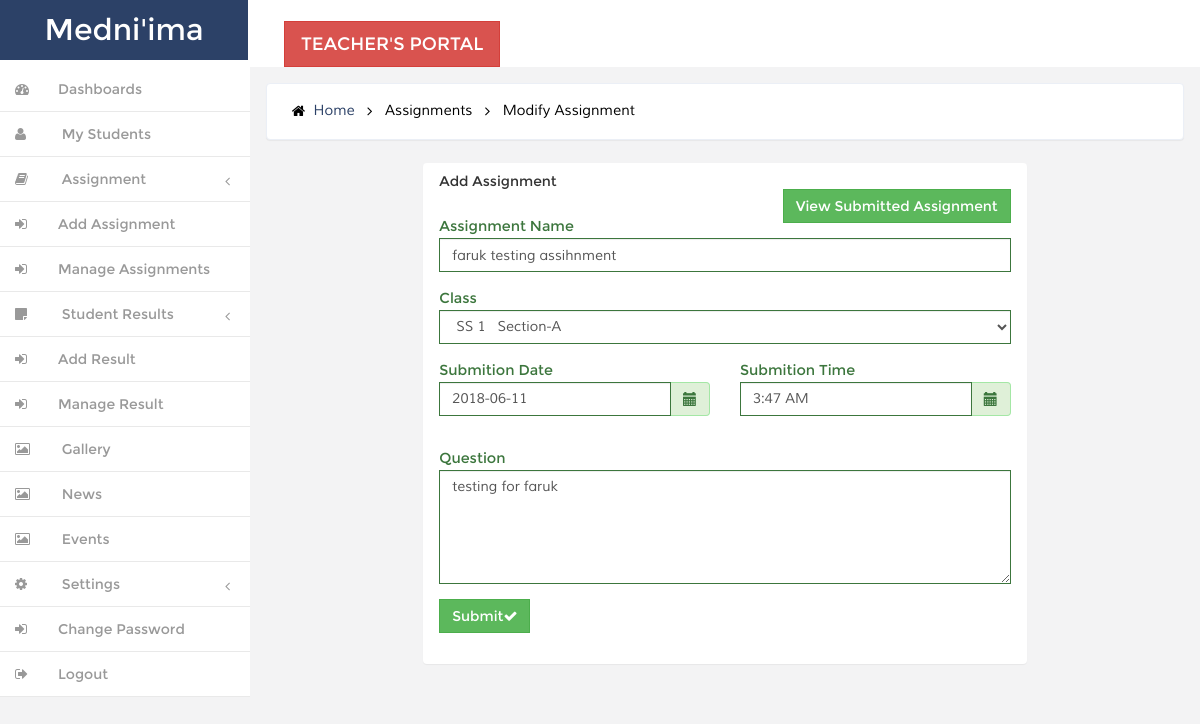
Page /staff/edit-assignment.php?asid=1 (signed in) on the committed database.
### tables this page shows
CREATE TABLE IF NOT EXISTS `tblassignment` (
  `id` int(11) NOT NULL,
  `name` varchar(250) NOT NULL,
  `teacher_id` int(11) NOT NULL,
  `class_id` int(11) NOT NULL,
  `subject_id` int(11) NOT NULL,
  `question` text NOT NULL,
  `dead_line_date` date NOT NULL,
  `dead_line_time` varchar(20) NOT NULL,
  `created_date` datetime NOT NULL,
  `status` enum('0','1') NOT NULL DEFAULT '1',
  `lastupdate` timestamp NOT NULL DEFAULT CURRENT_TIMESTAMP ON UPDATE CURRENT_TIMESTAMP
);

CREATE TABLE IF NOT EXISTS `tblclasses` (
  `id` int(11) NOT NULL,
  `ClassName` varchar(80) DEFAULT NULL,
  `ClassNameNumeric` enum('1','2','3') NOT NULL,
  `Section` varchar(5) NOT NULL,
  `CreationDate` timestamp NOT NULL DEFAULT CURRENT_TIMESTAMP,
  `UpdationDate` timestamp NOT NULL DEFAULT '0000-00-00 00:00:00' ON UPDATE CURRENT_TIMESTAMP
);

### staff/edit-assignment.php (the view, shortened to what this page needs)
<?php
include 'engine/tophead.php';
if(isset($_GET['asid']))
{
$asid=intval($_GET['asid']);
$query  =  $db->query("SELECT tblassignment.*,tblclasses.ClassName,tblclasses.Section,tblclasses.id,tblsubjects.id as subid,tblsubjects.SubjectName from tblassignment join tblclasses on tblclasses.id=tblassignment.class_id join tblsubjects on tblsubjects.id = tblassignment.subject_id where tblassignment.id='$asid'");
if($query->num_rows > 0){
$edit_result = $query->fetch_object();
?>
		     <div class="banner">
		    	<h2>
				<a href="index.php"><i class="fa fa-home"></i> Home</a>
				<i class="fa fa-angle-right"></i>
                <span>Assignments</span>
                <i class="fa fa-angle-right"></i>
				<span>Modify Assignment</span>
				</h2>
		    </div>
        <br>
    <body class="top-navbar-fixed">
        <div class="main-wrapper">
            <div class="content-wrapper">
                <div class="content-container">
                    <div class="main-page">
                        <section class="section">
                            <div class="container-fluid">
                                <div class="row">
                                    <div class="col-md-8 col-md-offset-2">
                                        <div class="panel">
                                            <div class="panel-heading">
                                                <div class="panel-title">
                                                    <h5>Add Assignment</h5>
                                                     <div class="pull-right">
                                                           <a href="submitted-assignment.php?asid=<?php echo $asid;?>" class="btn btn-success btn-labeled">View Submitted Assignment<span class="btn-label btn-label-right"></span></a>
                                                    </div>
                                                </div>
                                            </div>
                                            <div class="panel-body">
                                                <form method="post">
                                                    <div class="form-group has-success">
                                                        <label for="success" class="control-label">Assignment Name</label>
                                                		<div class="">
                                                			<input type="text" name="name" value="<?php echo htmlentities($edit_result->name);?>"class="form-control" required id="success" onFocus="getsubject(<?php echo htmlentities($edit_result->class_id);?>);">
                                                		</div>
                                                	</div>
<div class="form-group has-success">
<label for="default" class="control-label">Class</label>
 <select name="class" class="form-control classid" id="classid" onChange="getsubject(this.value);" required="required">
<option value="<?php echo htmlentities($edit_result->class_id);?>"><?php echo htmlentities($edit_result->ClassName);?> &nbsp; Section-<?php echo htmlentities($edit_result->Section); ?></option>
 </select>
 </div>
  <div class="row">
  <div class="col-md-6">
  <div class="form-group has-success">
                                                    <label for="success-date" class="control-label">Submition Date</label>
                <div class='input-group date' id='datetimepicker1'>
                    <input type='text' name="date" value="<?php echo htmlentities($edit_result->dead_line_date);?>" class="form-control" required class="form-control" />
                    <span class="input-group-addon">
                        <span class="glyphicon glyphicon-calendar"></span>
                    </span>
                </div>
            </div>
            </div>
            <div class="col-md-6">
            <div class="form-group has-success">
                                                    <label for="success-date" class="control-label">Submition Time</label>
                <div class='input-group date' id='datetimepicker2'>
                    <input type='text' name="time" value="<?php echo htmlentities($edit_result->dead_line_time);?>" class="form-control" required class="form-control" />
                    <span class="input-group-addon">
                        <span class="glyphicon glyphicon-calendar"></span>
                    </span>
                </div>
            </div>
            </div>
            </div>
                                                     <div class="form-group has-success">
                                                        <label for="success" class="control-label">Question</label>
                                                        <div class="">
                                                        <textarea rows="5" cols="4" name="question" class="form-control" required id="success"><?php echo htmlentities($edit_result->question);?></textarea>
                                                        </div>
                                                    </div>
  <div class="form-group has-success">
                                                        <div class="">
                                                           <button type="submit" name="submit" class="btn btn-success btn-labeled">Submit<span class="btn-label btn-label-right"><i class="fa fa-check"></i></span></button>
                                                    </div>
                                                </form>
                                            </div>
                                        </div>
                                    </div>
                                </div>
                            </div>
                        </section>
                    </div>
                </div>
            </div>
        </div>
    </body>
</html>
<?php }}else{
}?>

### res/css/style.css (style rules this page uses)
h4, h5, h6, h1, h2, h3 { margin: 0; }
ul, ol { margin: 0;padding: 0; }
html, body { font-family:'Montserrat-Regular'; font-size: 100%; background:#F3F3F4; overflow-x: hidden; }
body a { transition:0.5s all; -webkit-transition:0.5s all; -moz-transition:0.5s all; -o-transition:0.5s all; -ms-transition:0.5s all; }
div#wrapper { background-color: #fff; }
.navbar-default.sidebar { background-color: #fff; }
h1 a.navbar-brand { color: #fff !important; font-size: 30px; font-weight: 500; padding: 20px 0px; background: #2c4167; text-align: center; width:248px; height: 60px; }
i.nav_icon { color: #fff; margin-right:6px; }
.sidebar ul li a { color: #999; font-size:14px; }
.hvr-bounce-to-right { display: inline-block; vertical-align: middle; -webkit-transform: translateZ(0); transform: translateZ(0); box-shadow: 0 0 1px rgba(0, 0, 0, 0); -webkit-backface-visibility: hidden; backface-visibility: hidden; -moz-osx-font-smoothing: grayscale; position: relative; -webkit-transition-property: color; transition-property: color; -webkit-transition-duration: 0.5s; transition-duration: 0.5s; }
.hvr-bounce-to-right:before { content: ""; position: absolute; z-index: -1; top: 0; left: 0; right: 80%; bottom: 0; background:#7f8c8d; -webkit-transform: scaleX(0); transform: scaleX(0); -webkit-transform-origin: 0 50%; transform-origin: 0 50%; -webkit-transition-property: transform; transition-property: transform; -webkit-transition-duration: 0.5s; transition-duration: 0.5s; -webkit-transition-timing-function: ease-out; transition-timing-function: ease-out; }
.nav > li > a { color: #999; font-weight:500; padding: 0px 20px 0px 0px; font-size: 0.85em; border-bottom: 1px solid #E9E9E9; }
.nav > li > a i { margin-right: 14px; }
i.nav_icon { color: #999; padding: 15px; width: 44px; height: 44px; }
span.fa.arrow { margin-top: 17px; }
@media (min-width: 768px) { #page-wrapper { position: inherit; margin: 0 0 0 240px; min-height: 1000px; } }
.content-main { background-color: #F3F3F4; padding-top: 1em; }
.full-top { float:left; }
.border-bottom { background-color: #fff; }
.full-left { float: left; width: 40%; margin-left: 3%; margin-top: 1.3em; }
.banner { background: #fff; display: block; margin: 0em 1em ; padding:1em; border: 1px solid #ebeff6; border-color: #ebeff6; border-radius: 4px; -webkit-border-radius: 4px; -o-border-radius: 4px; -moz-border-radius: 4px; -ms-border-radius: 4px; -webkit-box-shadow: 0 1px 1px rgba(0,0,0,.05); box-shadow: 0 1px 1px rgba(0,0,0,.05); }
.banner h2 { font-size:0.9em; }
.banner h2 a { color:#2c4167; text-decoration:none; font-family: 'Muli-Regular'; padding:0.3em ; }
.banner h2 span { color:#000; font-family: 'Muli-Regular'; padding:0.3em ; }
.banner h2 i { color:#000; vertical-align:middle; padding:0.3em ; }
.form-control { box-shadow: none; outline: none; border-radius: 0px; font-family: 'Muli-Regular'; }
.btn { border-radius: 0px; outline: none; }
.input-group { position: relative; display: table; width: 100%; border-collapse: separate; margin-bottom: 0em; }
.has-success .input-group-addon { border-color:#A4E7A5 !important; }
.checkbox-inline label,.checkbox-inline1 label,.form-group label { font-weight:400; }
label.control-label { font-weight: 100; color: #000; font-size: 0.9em; margin: 0; }
.input-group { padding-bottom: 1em; }

### res/css/custom.css (style rules this page uses)
#wrapper { width: 100%; }
#page-wrapper { min-height: 568px; }
@media (min-width:768px) { #page-wrapper { position: inherit; margin: 0 0 0 250px; } }
.sidebar .sidebar-nav.navbar-collapse { padding-right: 0; padding-left: 0; }
.sidebar .arrow { float: right; }
.sidebar .fa.arrow:before { content: "\f104"; }
.sidebar .nav-second-level li, .sidebar .nav-third-level li { border-bottom: 0!important; }
@media (min-width:768px) { .sidebar { z-index: 1; position: absolute; width: 250px; } }

### rows in the picture
tblassignment: name "faruk testing assihnment", class "SS 1 Section-A", date "2018-06-11", time "3:47 AM", question "testing for faruk"
